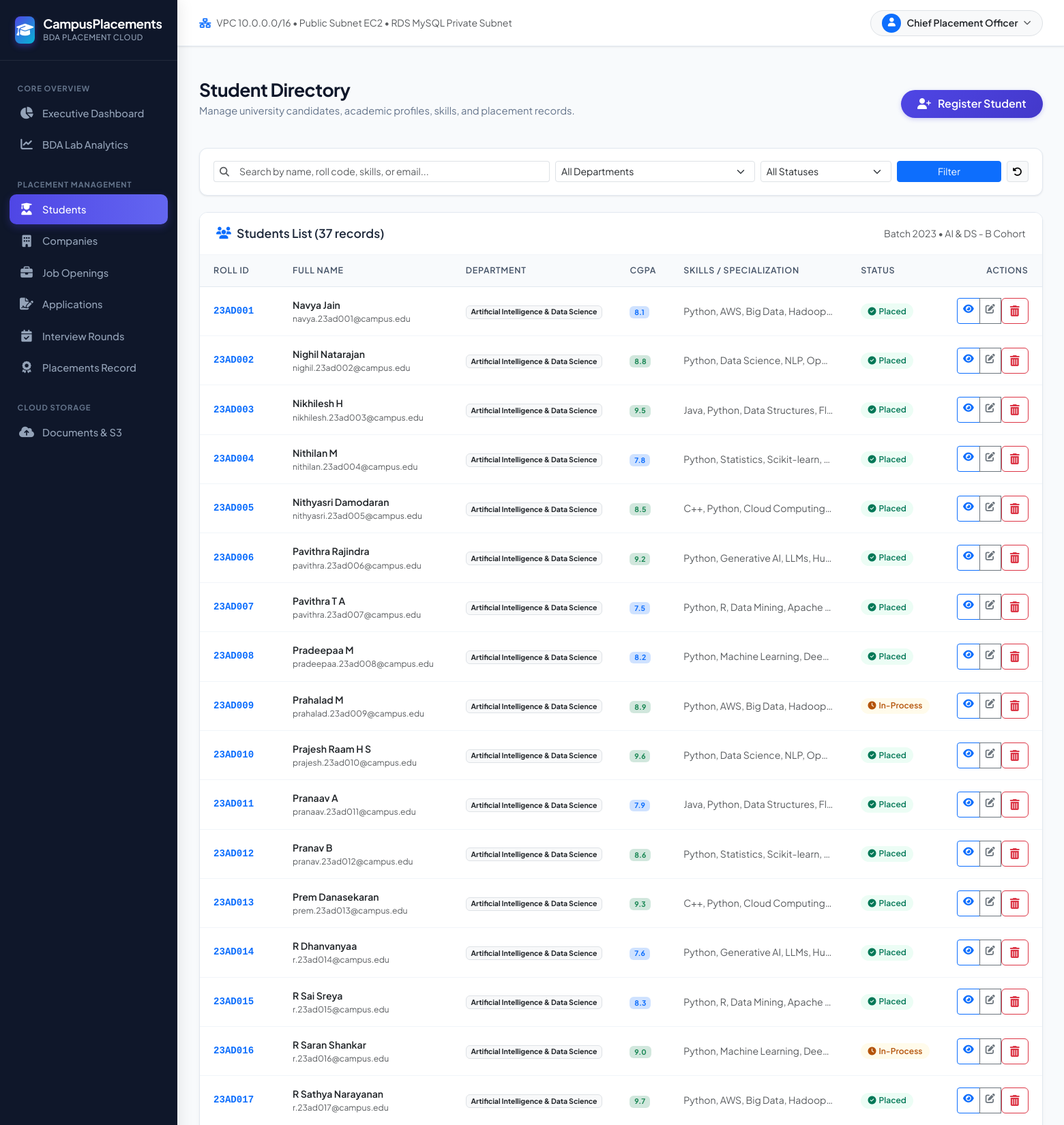
Page /students/ (signed in, upper part) on the committed database.
### models/student.py (models this page shows, shortened)
class Student(db.Model):
    __tablename__ = 'students'
    id = db.Column(db.Integer, primary_key=True, autoincrement=True)
    student_id = db.Column(db.String(50), unique=True, nullable=False, index=True)
    name = db.Column(db.String(120), nullable=False)
    email = db.Column(db.String(120), unique=True, nullable=False)
    phone = db.Column(db.String(20), nullable=True)
    department = db.Column(db.String(100), nullable=False, default='Artificial Intelligence & Data Science')
    batch = db.Column(db.String(20), nullable=False, default='2023')
    graduation_year = db.Column(db.Integer, nullable=False, default=2025)
    cgpa = db.Column(db.Float, nullable=False, default=8.0)
    skills = db.Column(db.Text, nullable=True)  # Comma-separated or tags
    placement_status = db.Column(db.String(30), default='Unplaced')  # 'Placed', 'Unplaced', 'In-Process'
    created_at = db.Column(db.DateTime, default=datetime.utcnow)
    updated_at = db.Column(db.DateTime, default=datetime.utcnow, onupdate=datetime.utcnow)
    applications = db.relationship('Application', back_populates='student', cascade='all, delete-orphan')
    placement = db.relationship('Placement', back_populates='student', uselist=False, cascade='all, delete-orphan')
    documents = db.relationship('Document', back_populates='student', cascade='all, delete-orphan')

### routes/students.py (the view, shortened to what this page needs)
@students_bp.route('/')
@login_required
def index():
    search_query = request.args.get('q', '').strip()
    department_filter = request.args.get('department', '').strip()
    status_filter = request.args.get('status', '').strip()
    query = Student.query
    if department_filter:
        query = query.filter(Student.department == department_filter)
    if status_filter:
        query = query.filter(Student.placement_status == status_filter)
    students = query.order_by(Student.id.asc()).all()
    departments = [d[0] for d in db.session.query(Student.department).distinct().all()]
    return render_template(
        'students/index.html',
        students=students,
        departments=departments,
        search_query=search_query,
        selected_department=department_filter,
        selected_status=status_filter
    )

### routes/__init__.py (called while the page is built)
def login_required(f):
    @wraps(f)
    def decorated_function(*args, **kwargs):
        if 'user_id' not in session:
            flash('Please log in to access this page.', 'warning')
            return redirect(url_for('auth.login'))
        return f(*args, **kwargs)
    return decorated_function

### templates/students/index.html (shortened to what this page needs)
{% extends "base.html" %}
{% block content %}
<div class="page-header">
    <div>
        <h1 class="page-title">Student Directory</h1>
        <p class="page-subtitle">Manage university candidates, academic profiles, skills, and placement records.</p>
    </div>
    <div>
        <a href="{{ url_for('students.add') }}" class="btn btn-primary-custom rounded-pill px-4">
            <i class="fa-solid fa-user-plus me-1"></i> Register Student
        </a>
    </div>
</div>
<div class="filter-bar">
    <form method="GET" action="{{ url_for('students.index') }}" class="row g-2 align-items-center">
        <div class="col-md-5">
            <div class="input-group input-group-sm">
                <span class="input-group-text bg-white border-end-0"><i class="fa-solid fa-magnifying-glass text-muted"></i></span>
                <input type="text" name="q" value="{{ search_query }}" class="form-control border-start-0" placeholder="Search by name, roll code, skills, or email...">
            </div>
        </div>
        <div class="col-md-3">
            <select name="department" class="form-select form-select-sm">
                <option value="">All Departments</option>
            </select>
        </div>
        <div class="col-md-2">
            <select name="status" class="form-select form-select-sm">
                <option value="">All Statuses</option>
            </select>
        </div>
        <div class="col-md-2 d-flex gap-2">
            <button type="submit" class="btn btn-primary btn-sm flex-grow-1">Filter</button>
            <a href="{{ url_for('students.index') }}" class="btn btn-light btn-sm border" title="Reset Filters"><i class="fa-solid fa-rotate-left"></i></a>
        </div>
    </form>
</div>
<div class="content-card">
    <div class="card-header-custom">
        <h6 class="card-title-custom">
            <i class="fa-solid fa-users text-primary"></i>
            Students List ({{ students|length }} records)
        </h6>
        <div class="small text-muted">Batch 2023 &bull; AI &amp; DS - B Cohort</div>
    </div>
    <div class="table-responsive">
        <table class="table table-custom table-hover">
            <thead>
                <tr>
                    <th>Roll ID</th>
                    <th>Full Name</th>
                    <th>Department</th>
                    <th>CGPA</th>
                    <th>Skills / Specialization</th>
                    <th>Status</th>
                    <th class="text-end">Actions</th>
                </tr>
            </thead>
            <tbody>
                {% for stu in students %}
                <tr>
                    <td class="font-monospace fw-bold text-primary">{{ stu.student_id }}</td>
                    <td>
                        <div class="fw-semibold text-dark">{{ stu.name }}</div>
                        <div class="text-muted small" style="font-size: 0.76rem;">{{ stu.email }}</div>
                    </td>
                    <td>
                        <span class="badge bg-light text-dark border small">{{ stu.department }}</span>
                    </td>
                    <td>
                        <span class="badge {% if stu.cgpa >= 8.5 %}bg-success-subtle text-success{% elif stu.cgpa >= 7.5 %}bg-primary-subtle text-primary{% else %}bg-secondary-subtle text-secondary{% endif %} fw-bold">
                            {{ stu.cgpa }}
                        </span>
                    </td>
                    <td style="max-width: 260px;" class="text-truncate small text-muted">
                        {{ stu.skills or 'N/A' }}
                    </td>
                    <td>
                        {% if stu.placement_status == 'Placed' %}
                            <span class="badge badge-soft badge-soft-success"><i class="fa-solid fa-circle-check"></i> Placed</span>
                        {% elif stu.placement_status == 'In-Process' %}
                            <span class="badge badge-soft badge-soft-warning"><i class="fa-solid fa-clock"></i> In-Process</span>
                        {% else %}
                            <span class="badge badge-soft badge-soft-dark"><i class="fa-solid fa-circle-xmark"></i> Unplaced</span>
                        {% endif %}
                    </td>
                    <td class="text-end">
                        <div class="btn-group btn-group-sm">
                            <a href="{{ url_for('students.detail', student_id=stu.id) }}" class="btn btn-outline-primary" title="View Full Profile">
                                <i class="fa-solid fa-eye"></i>
                            </a>
                            <a href="{{ url_for('students.edit', student_id=stu.id) }}" class="btn btn-outline-secondary" title="Edit Profile">
                                <i class="fa-solid fa-pen-to-square"></i>
                            </a>
                            <form method="POST" action="{{ url_for('students.delete', student_id=stu.id) }}" class="d-inline" onsubmit="return confirm('Are you sure you want to delete student {{ stu.name }}?');">
                                <button type="submit" class="btn btn-outline-danger" title="Delete">
                                    <i class="fa-solid fa-trash-can"></i>
                                </button>
                            </form>
                        </div>
                    </td>
                </tr>
                {% else %}
                <tr>
                    <td colspan="7" class="text-center text-muted py-4">No student records found matching the filter criteria.</td>
                </tr>
                {% endfor %}
            </tbody>
        </table>
    </div>
</div>
{% endblock %}

### static/css/style.css (style rules this page uses)
:root { --primary: #4f46e5; --primary-hover: #4338ca; --primary-light: #eef2ff; --secondary: #0ea5e9; --secondary-light: #f0f9ff; --success: #10b981; --success-light: #ecfdf5; --warning: #f59e0b; --warning-light: #fffbeb; --danger: #ef4444; --danger-light: #fef2f2; --dark: #0f172a; --dark-surface: #1e293b; --slate-50: #f8fafc; --slate-100: #f1f5f9; --slate-200: #e2e8f0; --slate-300: #cbd5e1; --slate-400: #94a3b8; --slate-500: #64748b; --slate-600: #475569; --slate-700: #334155; --slate-800: #1e293b; --slate-900: #0f172a; --sidebar-width: 260px; --navbar-height: 68px; --border-radius-sm: 8px; --border-radius: 12px; --border-radius-lg: 16px; --border-radius-xl: 20px; --shadow-subtle: 0 1px 3px 0 rgb(0 0 0 / 0.07), 0 1px 2px -1px rgb(0 0 0 / 0.05); --shadow-card: 0 4px 6px -1px rgb(0 0 0 / 0.05), 0 2px 4px -2px rgb(0 0 0 / 0.05); --shadow-hover: 0 12px 24px -4px rgb(0 0 0 / 0.09), 0 4px 8px -2px rgb(0 0 0 / 0.05); --transition: all 0.2s cubic-bezier(0.4, 0, 0.2, 1); }
body { font-family: 'Plus Jakarta Sans', 'Inter', -apple-system, BlinkMacSystemFont, "Segoe UI", Roboto, sans-serif; background-color: #f8fafc; color: #1e293b; min-height: 100vh; display: flex; flex-direction: column; overflow-x: hidden; }
.page-header { display: flex; align-items: center; justify-content: space-between; margin-bottom: 1.75rem; flex-wrap: wrap; gap: 1rem; }
.page-title { font-weight: 700; font-size: 1.65rem; color: var(--slate-900); letter-spacing: -0.02em; margin: 0; }
.page-subtitle { color: var(--slate-500); font-size: 0.92rem; margin-top: 0.2rem; }
.content-card { background: #ffffff; border: 1px solid var(--slate-200); border-radius: var(--border-radius); box-shadow: var(--shadow-card); margin-bottom: 1.75rem; overflow: hidden; }
.card-header-custom { padding: 1.25rem 1.5rem; background: #ffffff; border-bottom: 1px solid var(--slate-100); display: flex; align-items: center; justify-content: space-between; flex-wrap: wrap; gap: 0.75rem; }
.card-title-custom { font-size: 1.1rem; font-weight: 600; color: var(--slate-800); margin: 0; display: flex; align-items: center; gap: 8px; }
.table-custom { width: 100%; margin-bottom: 0; }
.table-custom thead th { background-color: var(--slate-50); color: var(--slate-600); font-size: 0.78rem; font-weight: 600; text-transform: uppercase; letter-spacing: 0.06em; padding: 0.85rem 1.25rem; border-bottom: 1px solid var(--slate-200); border-top: none; }
.table-custom tbody td { padding: 1rem 1.25rem; font-size: 0.88rem; color: var(--slate-700); vertical-align: middle; border-bottom: 1px solid var(--slate-100); }
.table-custom tbody tr { transition: var(--transition); }
.badge-soft { font-size: 0.75rem; font-weight: 600; padding: 0.35rem 0.65rem; border-radius: 30px; display: inline-flex; align-items: center; gap: 4px; }
.badge-soft-success { background: #ecfdf5; color: #047857; }
.badge-soft-warning { background: #fffbeb; color: #b45309; }
.filter-bar { background: #ffffff; border: 1px solid var(--slate-200); border-radius: var(--border-radius); padding: 1.15rem 1.25rem; margin-bottom: 1.5rem; box-shadow: var(--shadow-subtle); }
.btn-primary-custom { background: linear-gradient(135deg, #4f46e5 0%, #4338ca 100%); color: #ffffff; border: none; font-weight: 600; padding: 0.55rem 1.1rem; border-radius: 8px; transition: var(--transition); box-shadow: 0 2px 6px rgba(79, 70, 229, 0.25); display: inline-flex; align-items: center; gap: 6px; }

### rows in the picture
Student: student_id "23AD001", name "Navya Jain", email "navya.23ad001@campus.edu", department "Artificial Intelligence & Data Science", cgpa "8.1", skills "Python, AWS, Big Data, Hadoop…", placement_status "Placed" (drawn)
Student: student_id "23AD002", name "Nighil Natarajan", email "nighil.23ad002@campus.edu", department "Artificial Intelligence & Data Science", cgpa "8.8", skills "Python, Data Science, NLP, Op…", placement_status "Placed" (drawn)
Student: student_id "23AD003", name "Nikhilesh H", email "nikhilesh.23ad003@campus.edu", department "Artificial Intelligence & Data Science", cgpa "9.5", skills "Java, Python, Data Structures, Fl…", placement_status "Placed" (drawn)
Student: student_id "23AD004", name "Nithilan M", email "nithilan.23ad004@campus.edu", department "Artificial Intelligence & Data Science", cgpa "7.8", skills "Python, Statistics, Scikit-learn,…", placement_status "Placed" (drawn)
Student: student_id "23AD005", name "Nithyasri Damodaran", email "nithyasri.23ad005@campus.edu", department "Artificial Intelligence & Data Science", cgpa "8.5", skills "C++, Python, Cloud Computing…", placement_status "Placed" (drawn)
Student: student_id "23AD006", name "Pavithra Rajindra", email "pavithra.23ad006@campus.edu", department "Artificial Intelligence & Data Science", cgpa "9.2", skills "Python, Generative AI, LLMs, Hu…", placement_status "Placed" (drawn)
Student: student_id "23AD007", name "Pavithra T A", email "pavithra.23ad007@campus.edu", department "Artificial Intelligence & Data Science", cgpa "7.5", skills "Python, R, Data Mining, Apache…", placement_status "Placed" (drawn)
Student: student_id "23AD008", name "Pradeepaa M", email "pradeepaa.23ad008@campus.edu", department "Artificial Intelligence & Data Science", cgpa "8.2", skills "Python, Machine Learning, Dee…", placement_status "Placed" (drawn)
Student: student_id "23AD009", name "Prahalad M", email "prahalad.23ad009@campus.edu", department "Artificial Intelligence & Data Science", cgpa "8.9", skills "Python, AWS, Big Data, Hadoop…", placement_status "In-Process" (drawn)
Student: student_id "23AD010", name "Prajesh Raam H S", email "prajesh.23ad010@campus.edu", department "Artificial Intelligence & Data Science", cgpa "9.6", skills "Python, Data Science, NLP, Op…", placement_status "Placed" (drawn)
Student: student_id "23AD011", name "Pranaav A", email "pranaav.23ad011@campus.edu", department "Artificial Intelligence & Data Science", cgpa "7.9", skills "Java, Python, Data Structures, Fl…", placement_status "Placed" (drawn)
Student: student_id "23AD012", name "Pranav B", email "pranav.23ad012@campus.edu", department "Artificial Intelligence & Data Science", cgpa "8.6", skills "Python, Statistics, Scikit-learn,…", placement_status "Placed" (drawn)
Student: student_id "23AD013", name "Prem Danasekaran", email "prem.23ad013@campus.edu", department "Artificial Intelligence & Data Science", cgpa "9.3", skills "C++, Python, Cloud Computing…", placement_status "Placed" (drawn)
Student: student_id "23AD014", name "R Dhanvanyaa", email "r.23ad014@campus.edu", department "Artificial Intelligence & Data Science", cgpa "7.6", skills "Python, Generative AI, LLMs, Hu…", placement_status "Placed" (drawn)
Student: student_id "23AD015", name "R Sai Sreya", email "r.23ad015@campus.edu", department "Artificial Intelligence & Data Science", cgpa "8.3", skills "Python, R, Data Mining, Apache…", placement_status "Placed" (drawn)
Student: student_id "23AD016", name "R Saran Shankar", email "r.23ad016@campus.edu", department "Artificial Intelligence & Data Science", cgpa "9.0", skills "Python, Machine Learning, Dee…", placement_status "In-Process" (drawn)
Student: student_id "23AD017", name "R Sathya Narayanan", email "r.23ad017@campus.edu", department "Artificial Intelligence & Data Science", cgpa "9.7", skills "Python, AWS, Big Data, Hadoop…", placement_status "Placed" (drawn)

### other values in the picture
{{ app_name }} "CampusPlacements"
{{ current_user or 'Administrator' }} "Chief Placement Officer"
{{ students|length }} "37"
